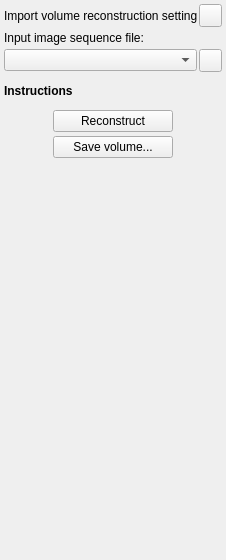
<?xml version="1.0" encoding="UTF-8"?>
<ui version="4.0">
 <class>VolumeReconstructionToolbox</class>
 <widget class="QWidget" name="VolumeReconstructionToolbox">
  <property name="geometry">
   <rect>
    <x>0</x>
    <y>0</y>
    <width>226</width>
    <height>560</height>
   </rect>
  </property>
  <property name="sizePolicy">
   <sizepolicy hsizetype="Fixed" vsizetype="Preferred">
    <horstretch>0</horstretch>
    <verstretch>0</verstretch>
   </sizepolicy>
  </property>
  <property name="minimumSize">
   <size>
    <width>226</width>
    <height>560</height>
   </size>
  </property>
  <property name="maximumSize">
   <size>
    <width>226</width>
    <height>16777215</height>
   </size>
  </property>
  <property name="windowTitle">
   <string>Volume Reconstruction</string>
  </property>
  <layout class="QGridLayout" name="gridLayout">
   <property name="margin">
    <number>4</number>
   </property>
   <property name="spacing">
    <number>4</number>
   </property>
   <item row="1" column="0">
    <layout class="QHBoxLayout" name="horizontalLayout_3">
     <property name="spacing">
      <number>2</number>
     </property>
     <item>
      <widget class="QLabel" name="label_VolumeReconstructionConfig">
       <property name="toolTip">
        <string>Also overwrites probe calibration</string>
       </property>
       <property name="text">
        <string>Import volume reconstruction settings:</string>
       </property>
      </widget>
     </item>
     <item>
      <widget class="QPushButton" name="pushButton_OpenVolumeReconstructionConfig">
       <property name="sizePolicy">
        <sizepolicy hsizetype="Fixed" vsizetype="Fixed">
         <horstretch>0</horstretch>
         <verstretch>0</verstretch>
        </sizepolicy>
       </property>
       <property name="minimumSize">
        <size>
         <width>23</width>
         <height>23</height>
        </size>
       </property>
       <property name="maximumSize">
        <size>
         <width>23</width>
         <height>23</height>
        </size>
       </property>
       <property name="focusPolicy">
        <enum>Qt::NoFocus</enum>
       </property>
       <property name="text">
        <string/>
       </property>
       <property name="icon">
        <iconset resource="../fCal.qrc">
         <normaloff>:/icons/Resources/icon_Import.png</normaloff>:/icons/Resources/icon_Import.png</iconset>
       </property>
       <property name="iconSize">
        <size>
         <width>16</width>
         <height>16</height>
        </size>
       </property>
      </widget>
     </item>
    </layout>
   </item>
   <item row="2" column="0">
    <widget class="QLabel" name="label_InputImage">
     <property name="text">
      <string>Input image sequence file:</string>
     </property>
    </widget>
   </item>
   <item row="3" column="0">
    <layout class="QHBoxLayout" name="horizontalLayout">
     <property name="spacing">
      <number>2</number>
     </property>
     <item>
      <widget class="QComboBox" name="comboBox_InputImage"/>
     </item>
     <item>
      <widget class="QPushButton" name="pushButton_OpenInputImage">
       <property name="sizePolicy">
        <sizepolicy hsizetype="Fixed" vsizetype="Fixed">
         <horstretch>0</horstretch>
         <verstretch>0</verstretch>
        </sizepolicy>
       </property>
       <property name="minimumSize">
        <size>
         <width>23</width>
         <height>23</height>
        </size>
       </property>
       <property name="maximumSize">
        <size>
         <width>23</width>
         <height>23</height>
        </size>
       </property>
       <property name="text">
        <string/>
       </property>
       <property name="icon">
        <iconset resource="../fCal.qrc">
         <normaloff>:/icons/CommonWidgets/Resources/icon_OpenFile.png</normaloff>:/icons/CommonWidgets/Resources/icon_OpenFile.png</iconset>
       </property>
       <property name="iconSize">
        <size>
         <width>16</width>
         <height>16</height>
        </size>
       </property>
      </widget>
     </item>
    </layout>
   </item>
   <item row="7" column="0">
    <layout class="QHBoxLayout" name="horizontalLayout_2">
     <item>
      <widget class="QPushButton" name="pushButton_Reconstruct">
       <property name="minimumSize">
        <size>
         <width>120</width>
         <height>0</height>
        </size>
       </property>
       <property name="maximumSize">
        <size>
         <width>120</width>
         <height>16777215</height>
        </size>
       </property>
       <property name="text">
        <string>Reconstruct</string>
       </property>
      </widget>
     </item>
    </layout>
   </item>
   <item row="9" column="0">
    <spacer name="verticalSpacer_2">
     <property name="orientation">
      <enum>Qt::Vertical</enum>
     </property>
     <property name="sizeHint" stdset="0">
      <size>
       <width>177</width>
       <height>366</height>
      </size>
     </property>
    </spacer>
   </item>
   <item row="4" column="0">
    <spacer name="verticalSpacer">
     <property name="orientation">
      <enum>Qt::Vertical</enum>
     </property>
     <property name="sizeType">
      <enum>QSizePolicy::Fixed</enum>
     </property>
     <property name="sizeHint" stdset="0">
      <size>
       <width>20</width>
       <height>8</height>
      </size>
     </property>
    </spacer>
   </item>
   <item row="5" column="0">
    <widget class="QLabel" name="label_Instructions">
     <property name="font">
      <font>
       <weight>75</weight>
       <bold>true</bold>
      </font>
     </property>
     <property name="text">
      <string>Instructions</string>
     </property>
     <property name="wordWrap">
      <bool>true</bool>
     </property>
    </widget>
   </item>
   <item row="6" column="0">
    <spacer name="verticalSpacer_3">
     <property name="orientation">
      <enum>Qt::Vertical</enum>
     </property>
     <property name="sizeType">
      <enum>QSizePolicy::Fixed</enum>
     </property>
     <property name="sizeHint" stdset="0">
      <size>
       <width>20</width>
       <height>8</height>
      </size>
     </property>
    </spacer>
   </item>
   <item row="8" column="0">
    <layout class="QHBoxLayout" name="horizontalLayout_4">
     <item>
      <widget class="QPushButton" name="pushButton_Save">
       <property name="sizePolicy">
        <sizepolicy hsizetype="Fixed" vsizetype="Fixed">
         <horstretch>0</horstretch>
         <verstretch>0</verstretch>
        </sizepolicy>
       </property>
       <property name="minimumSize">
        <size>
         <width>120</width>
         <height>0</height>
        </size>
       </property>
       <property name="maximumSize">
        <size>
         <width>120</width>
         <height>16777215</height>
        </size>
       </property>
       <property name="text">
        <string>Save volume...</string>
       </property>
       <property name="icon">
        <iconset resource="../fCal.qrc">
         <normaloff>:/icons/Resources/icon_Save.png</normaloff>:/icons/Resources/icon_Save.png</iconset>
       </property>
      </widget>
     </item>
    </layout>
   </item>
  </layout>
 </widget>
 <resources>
  <include location="../fCal.qrc"/>
 </resources>
 <connections/>
</ui>
